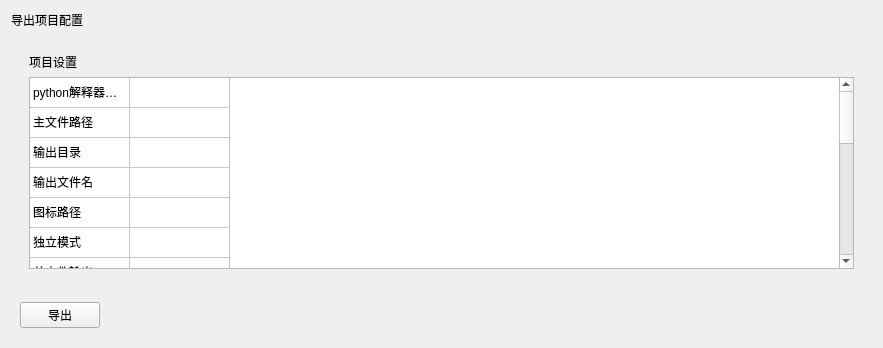
      <widget class="QWidget" name="exportPage">
       <layout class="QVBoxLayout" name="verticalLayout_14">
        <item>
         <widget class="QLabel" name="label_12">
          <property name="text">
           <string>导出项目配置</string>
          </property>
         </widget>
        </item>
        <item>
         <widget class="QWidget" name="widget_12" native="true">
          <layout class="QHBoxLayout" name="horizontalLayout_24">
           <item>
            <widget class="QWidget" name="widget_10" native="true">
             <layout class="QVBoxLayout" name="verticalLayout_10">
              <item>
               <widget class="QLabel" name="label_5">
                <property name="text">
                 <string>项目设置</string>
                </property>
               </widget>
              </item>
              <item>
               <widget class="QTableWidget" name="projectTable">
                <property name="rowCount">
                 <number>19</number>
                </property>
                <property name="columnCount">
                 <number>2</number>
                </property>
                <attribute name="horizontalHeaderVisible">
                 <bool>false</bool>
                </attribute>
                <attribute name="horizontalHeaderCascadingSectionResizes">
                 <bool>true</bool>
                </attribute>
                <attribute name="verticalHeaderVisible">
                 <bool>false</bool>
                </attribute>
                <attribute name="verticalHeaderCascadingSectionResizes">
                 <bool>false</bool>
                </attribute>
                <row/>
                <row/>
                <row/>
                <row/>
                <row/>
                <row/>
                <row/>
                <row/>
                <row/>
                <row/>
                <row/>
                <row/>
                <row/>
                <row/>
                <row/>
                <row/>
                <row/>
                <row/>
                <row/>
                <column/>
                <column/>
                <item row="0" column="0">
                 <property name="text">
                  <string>python解释器路径</string>
                 </property>
                 <property name="flags">
                  <set>ItemIsSelectable|ItemIsDragEnabled|ItemIsDropEnabled|ItemIsUserCheckable|ItemIsEnabled</set>
                 </property>
                </item>
                <item row="1" column="0">
                 <property name="text">
                  <string>主文件路径</string>
                 </property>
                 <property name="flags">
                  <set>ItemIsSelectable|ItemIsDragEnabled|ItemIsDropEnabled|ItemIsUserCheckable|ItemIsEnabled</set>
                 </property>
                </item>
                <item row="2" column="0">
                 <property name="text">
                  <string>输出目录</string>
                 </property>
                 <property name="flags">
                  <set>ItemIsSelectable|ItemIsDragEnabled|ItemIsDropEnabled|ItemIsUserCheckable|ItemIsEnabled</set>
                 </property>
                </item>
                <item row="3" column="0">
                 <property name="text">
                  <string>输出文件名</string>
                 </property>
                 <property name="flags">
                  <set>ItemIsSelectable|ItemIsDragEnabled|ItemIsDropEnabled|ItemIsUserCheckable|ItemIsEnabled</set>
                 </property>
                </item>
                <item row="4" column="0">
                 <property name="text">
                  <string>图标路径</string>
                 </property>
                 <property name="flags">
                  <set>ItemIsSelectable|ItemIsDragEnabled|ItemIsDropEnabled|ItemIsUserCheckable|ItemIsEnabled</set>
                 </property>
                </item>
                <item row="5" column="0">
                 <property name="text">
                  <string>独立模式</string>
                 </property>
                 <property name="flags">
                  <set>ItemIsSelectable|ItemIsDragEnabled|ItemIsDropEnabled|ItemIsUserCheckable|ItemIsEnabled</set>
                 </property>
                </item>
                <item row="6" column="0">
                 <property name="text">
                  <string>单文件输出</string>
                 </property>
                 <property name="flags">
                  <set>ItemIsSelectable|ItemIsDragEnabled|ItemIsDropEnabled|ItemIsUserCheckable|ItemIsEnabled</set>
                 </property>
                </item>
                <item row="7" column="0">
                 <property name="text">
                  <string>删除打包临时文件</string>
                 </property>
                 <property name="flags">
                  <set>ItemIsSelectable|ItemIsDragEnabled|ItemIsDropEnabled|ItemIsUserCheckable|ItemIsEnabled</set>
                 </property>
                </item>
                <item row="8" column="0">
                 <property name="text">
                  <string>数据文件</string>
                 </property>
                 <property name="flags">
                  <set>ItemIsSelectable|ItemIsDragEnabled|ItemIsDropEnabled|ItemIsUserCheckable|ItemIsEnabled</set>
                 </property>
                </item>
                <item row="9" column="0">
                 <property name="text">
                  <string>LTO模式</string>
                 </property>
                 <property name="flags">
                  <set>ItemIsSelectable|ItemIsDragEnabled|ItemIsDropEnabled|ItemIsUserCheckable|ItemIsEnabled</set>
                 </property>
                </item>
                <item row="10" column="0">
                 <property name="text">
                  <string>项目路径</string>
                 </property>
                 <property name="flags">
                  <set>ItemIsSelectable|ItemIsDragEnabled|ItemIsDropEnabled|ItemIsUserCheckable|ItemIsEnabled</set>
                 </property>
                </item>
                <item row="11" column="0">
                 <property name="text">
                  <string>项目名称</string>
                 </property>
                 <property name="flags">
                  <set>ItemIsSelectable|ItemIsDragEnabled|ItemIsDropEnabled|ItemIsUserCheckable|ItemIsEnabled</set>
                 </property>
                </item>
                <item row="12" column="0">
                 <property name="text">
                  <string>文件版本号</string>
                 </property>
                 <property name="flags">
                  <set>ItemIsSelectable|ItemIsDragEnabled|ItemIsDropEnabled|ItemIsUserCheckable|ItemIsEnabled</set>
                 </property>
                </item>
                <item row="13" column="0">
                 <property name="text">
                  <string>企业信息</string>
                 </property>
                 <property name="flags">
                  <set>ItemIsSelectable|ItemIsDragEnabled|ItemIsDropEnabled|ItemIsUserCheckable|ItemIsEnabled</set>
                 </property>
                </item>
                <item row="14" column="0">
                 <property name="text">
                  <string>产品名称</string>
                 </property>
                 <property name="flags">
                  <set>ItemIsSelectable|ItemIsDragEnabled|ItemIsDropEnabled|ItemIsUserCheckable|ItemIsEnabled</set>
                 </property>
                </item>
                <item row="15" column="0">
                 <property name="text">
                  <string>产品版本号</string>
                 </property>
                 <property name="flags">
                  <set>ItemIsSelectable|ItemIsDragEnabled|ItemIsDropEnabled|ItemIsUserCheckable|ItemIsEnabled</set>
                 </property>
                </item>
                <item row="16" column="0">
                 <property name="text">
                  <string>文件说明</string>
                 </property>
                </item>
                <item row="17" column="0">
                 <property name="text">
                  <string>版权信息</string>
                 </property>
                 <property name="flags">
                  <set>ItemIsSelectable|ItemIsDragEnabled|ItemIsDropEnabled|ItemIsUserCheckable|ItemIsEnabled</set>
                 </property>
                </item>
                <item row="18" column="0">
                 <property name="text">
                  <string>商标信息</string>
                 </property>
                 <property name="flags">
                  <set>ItemIsSelectable|ItemIsDragEnabled|ItemIsDropEnabled|ItemIsUserCheckable|ItemIsEnabled</set>
                 </property>
                </item>
               </widget>
              </item>
             </layout>
            </widget>
           </item>
          </layout>
         </widget>
        </item>
        <item>
         <widget class="QWidget" name="widget_11" native="true">
          <layout class="QHBoxLayout" name="horizontalLayout_23">
           <item>
            <widget class="QPushButton" name="exportBtn">
             <property name="text">
              <string>导出</string>
             </property>
            </widget>
           </item>
           <item>
            <spacer name="horizontalSpacer_5">
             <property name="orientation">
              <enum>Qt::Horizontal</enum>
             </property>
             <property name="sizeHint" stdset="0">
              <size>
               <width>763</width>
               <height>20</height>
              </size>
             </property>
            </spacer>
           </item>
          </layout>
         </widget>
        </item>
       </layout>
      </widget>
